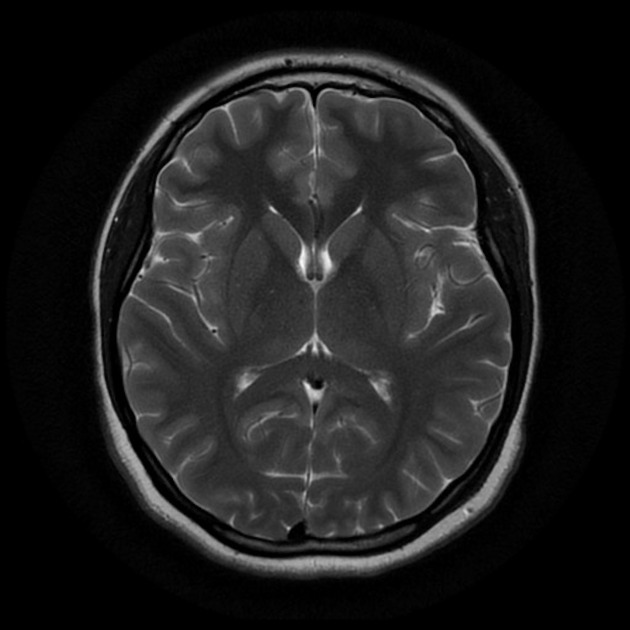
#> input picture Datasets/no/1 no.jpeg, 630 x 630 px, given as the content of the folder Datasets/yes, which was not available
$ python 'read from model.py'
#> lines starting #> are read from the running program, lines starting #| are printed output that depends on the picture; after the words box and inside, x2 and y2 are one past the last pixel; in counts of white or black regions, pixels touching at a corner belong together; pictures that were not available may be replaced by others from this repository, and a replacement may not be noted
#> in load_data, image is the input picture: shape (630, 630, 3); min 0, max 248, mean 29.7

from sklearn.model_selection import train_test_split
from sklearn.metrics import f1_score
from sklearn.utils import shuffle
import cv2
import imutils
import numpy as np
import matplotlib.pyplot as plt
import time
from os import listdir

def crop_brain_contour(image, plot=False):

    #import imutils
    #import cv2
    #from matplotlib import pyplot as plt

    # Convert the image to grayscale, and blur it slightly
#> called with plot = False
    gray = cv2.cvtColor(image, cv2.COLOR_BGR2GRAY)
    gray = cv2.GaussianBlur(gray, (5, 5), 0)

    # Threshold the image, then perform a series of erosions +
    # dilations to remove any small regions of noise
    thresh = cv2.threshold(gray, 45, 255, cv2.THRESH_BINARY)[1]
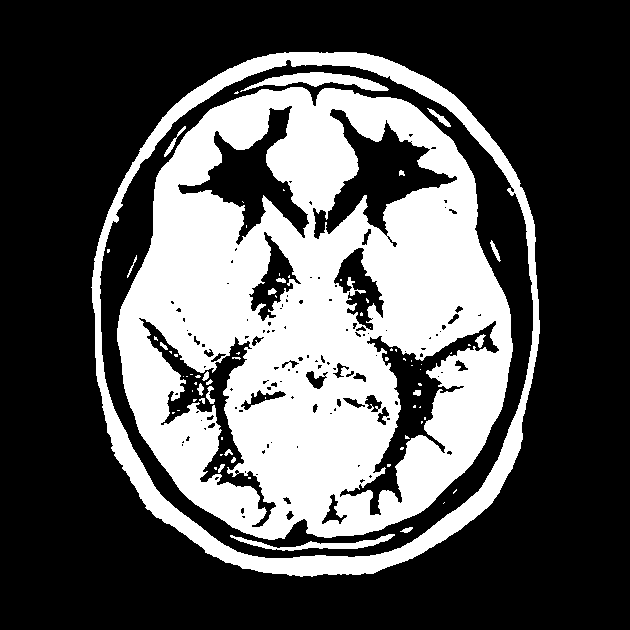
#> thresh: shape (630, 630); 33.9% white; 74 white regions (51 under 20 px), largest, box (x1, y1, x2, y2) and area: (117, 87, 513, 540) 111098, (91, 52, 540, 577) 19946, (240, 72, 389, 92) 1245
    thresh = cv2.erode(thresh, None, iterations=2)
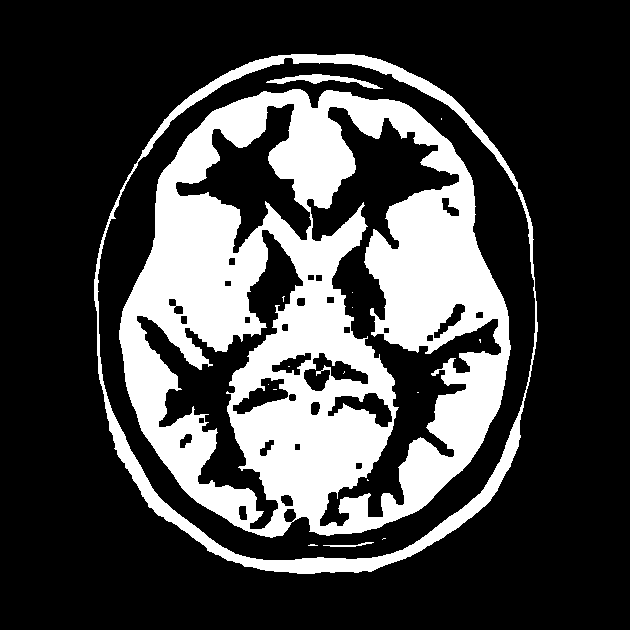
#> thresh: shape (630, 630); 26.4% white; 17 white regions (13 under 20 px), largest, box (x1, y1, x2, y2) and area: (119, 89, 511, 538) 91976, (94, 54, 538, 574) 12177, (266, 74, 383, 89) 576, (323, 542, 374, 547) 93
    thresh = cv2.dilate(thresh, None, iterations=2)
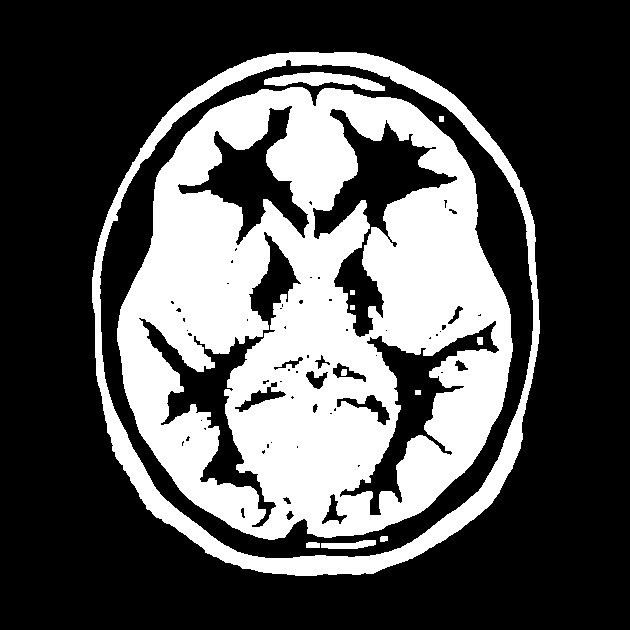
#> thresh: shape (630, 630); 32.9% white; 12 white regions

    # Find contours in thresholded image, then grab the largest one
    cnts = cv2.findContours(thresh.copy(), cv2.RETR_EXTERNAL, cv2.CHAIN_APPROX_SIMPLE)
#> cnts = 1 contour; box (x1, y1, x2, y2) and area: (92, 52, 540, 576) 190885
    cnts = imutils.grab_contours(cnts)
    c = max(cnts, key=cv2.contourArea)
#> c = contour of 648 points, box (x1, y1, x2, y2) (92, 52, 540, 576), area 190885


    # Find the extreme points
    extLeft = tuple(c[c[:, :, 0].argmin()][0])
#> extLeft = (92, 277)
    extRight = tuple(c[c[:, :, 0].argmax()][0])
#> extRight = (539, 333)
    extTop = tuple(c[c[:, :, 1].argmin()][0])
#> extTop = (289, 52)
    extBot = tuple(c[c[:, :, 1].argmax()][0])
#> extBot = (295, 575)

    # crop new image out of the original image using the four extreme points (left, right, top, bottom)
    new_image = image[extTop[1]:extBot[1], extLeft[0]:extRight[0]]
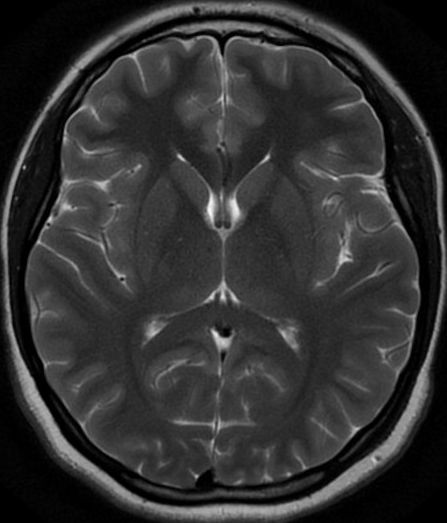
#> new_image: shape (523, 447, 3); min 0, max 248, mean 49.3

    if plot:
        plt.figure()

        plt.subplot(1, 2, 1)
        plt.imshow(image)

        plt.tick_params(axis='both', which='both',
                        top=False, bottom=False, left=False, right=False,
                        labelbottom=False, labeltop=False, labelleft=False, labelright=False)

        plt.title('Original Image')

        plt.subplot(1, 2, 2)
        plt.imshow(new_image)

        plt.tick_params(axis='both', which='both',
                        top=False, bottom=False, left=False, right=False,
                        labelbottom=False, labeltop=False, labelleft=False, labelright=False)

        plt.title('Cropped Image')

        plt.show()

    return new_image

# ex_img = cv2.imread('Y1.jpg')
# ex_new_img = crop_brain_contour(ex_img, True)


def load_data(dir_list, image_size):
    """
    Read images, resize and normalize them.
    Arguments:
        dir_list: list of strings representing file directories.
    Returns:
        X: A numpy array with shape = (#_examples, image_width, image_height, #_channels)
        y: A numpy array with shape = (#_examples, 1)
    """

    # load all images in a directory
    X = []
    y = []
    image_width, image_height = image_size

    for directory in dir_list:
        for filename in listdir(directory):
            # load the image
            image = cv2.imread(directory + '\\' + filename)
            # crop the brain and ignore the unnecessary rest part of the image
            image = crop_brain_contour(image, plot=False)
            # resize image
            image = cv2.resize(image, dsize=(image_width, image_height), interpolation=cv2.INTER_CUBIC)
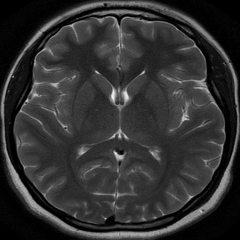
#> image: shape (240, 240, 3); min 0, max 249, mean 49.3
            # normalize values
            image = image / 255.
            # convert image to numpy array and append it to X
            X.append(image)
            # append a value of 1 to the target array if the image
            # is in the folder named 'yes', otherwise append 0.
            if directory[-3:] == 'yes':
                y.append([1])
            else:
                y.append([0])

    X = np.array(X)
    y = np.array(y)

    # Shuffle the data
    X, y = shuffle(X, y)

    print(f'Number of examples is: {len(X)}')
    print(f'X shape is: {X.shape}')
#| X shape is: (4, 240, 240, 3)
    print(f'y shape is: {y.shape}')
#| y shape is: (4, 1)

    return X, y

augmented_path = 'Datasets/'

# augmented data (yes and no) contains both the original and the new generated examples
augmented_yes = augmented_path + 'yes'
augmented_no = augmented_path + 'no'

IMG_WIDTH, IMG_HEIGHT = (240, 240)

X, y = load_data([augmented_yes, augmented_no], (IMG_WIDTH, IMG_HEIGHT))


def plot_sample_images(X, y, n=50):
    """
    Plots n sample images for both values of y (labels).
    Arguments:
        X: A numpy array with shape = (#_examples, image_width, image_height, #_channels)
        y: A numpy array with shape = (#_examples, 1)
    """
#> called with X = array of shape (4, 240, 240, 3), y = array of shape (4, 1), n = 50

    for label in [0,1]:
        # grab the first n images with the corresponding y values equal to label
        images = X[np.argwhere(y == label)]
        n_images = images[:n]

        columns_n = 10
        rows_n = int(n/ columns_n)

        plt.figure(figsize=(20, 10))

        i = 1 # current plot
        for image in n_images:
            plt.subplot(rows_n, columns_n, i)
            plt.imshow(image[0])

            # remove ticks
            plt.tick_params(axis='both', which='both',
                            top=False, bottom=False, left=False, right=False,
                           labelbottom=False, labeltop=False, labelleft=False, labelright=False)

            i += 1

        label_to_str = lambda label: "Yes" if label == 1 else "No"
        plt.suptitle(f"Brain Tumor: {label_to_str(label)}")
        plt.show()
#> this loop made 2 passes
#> pass 1, in plot_sample_images, `plt.show()`:
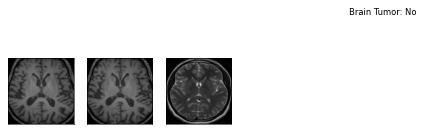
#> figure drawn by matplotlib, 3 panels


plot_sample_images(X, y)
